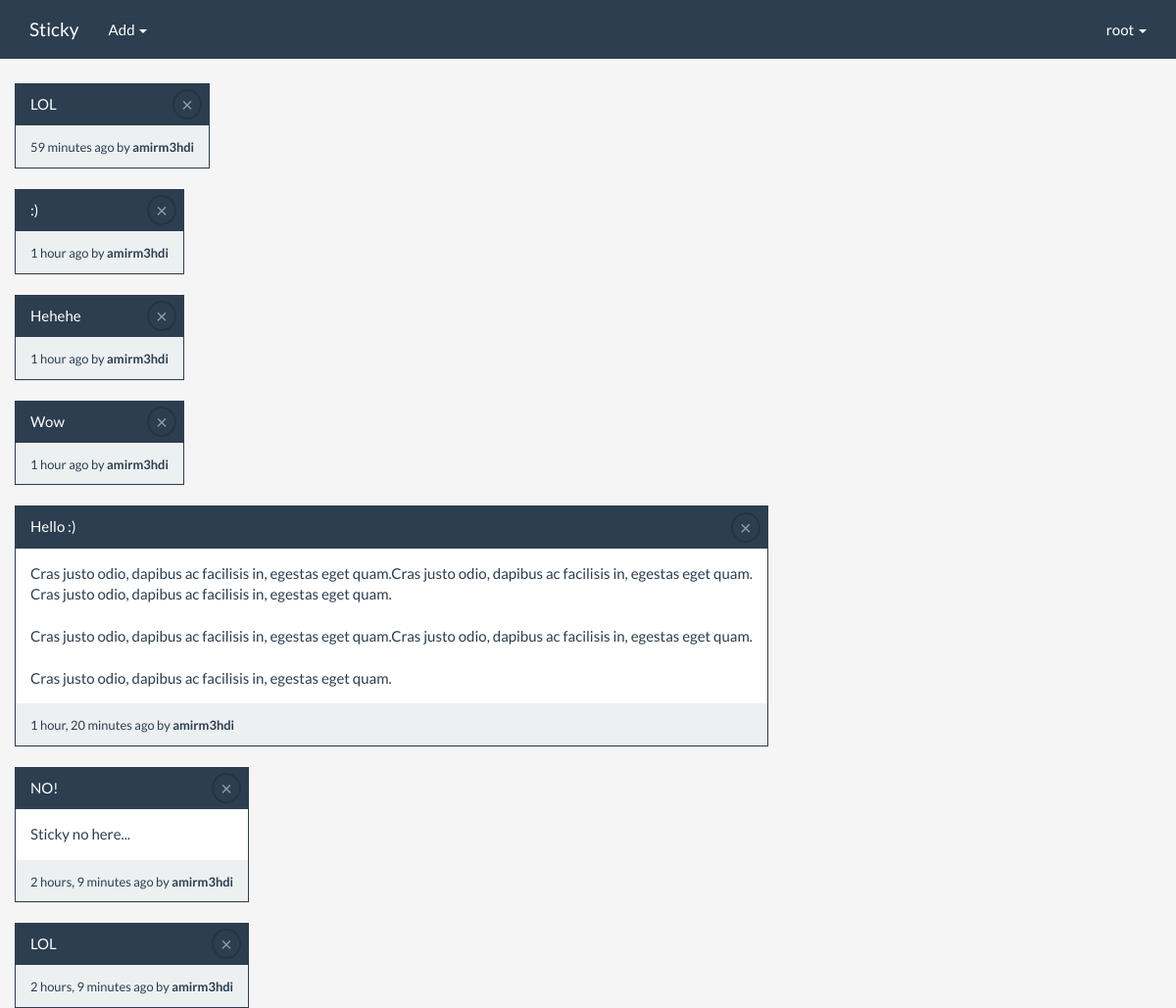
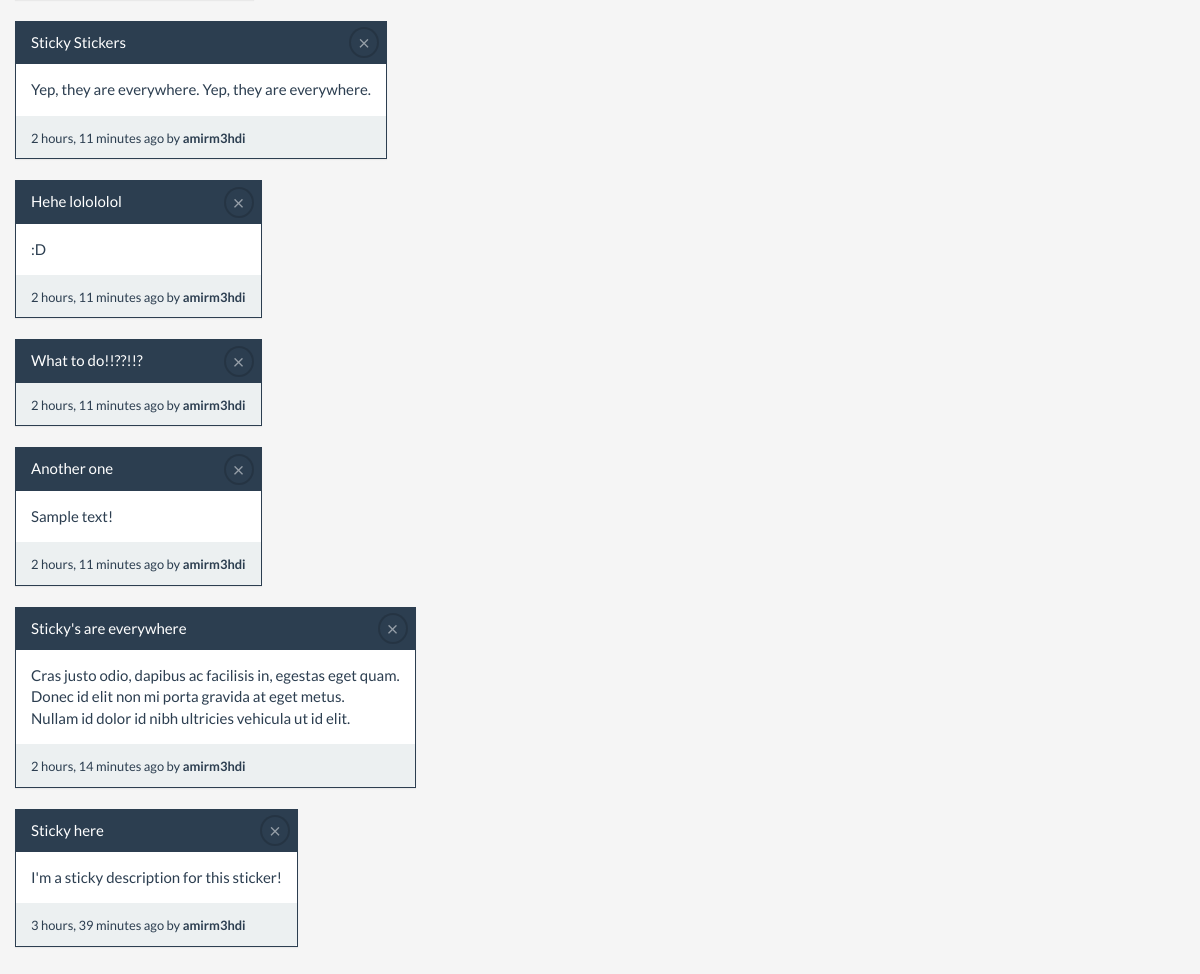
The app's page / (signed in) with its own data (2 pictures, top to bottom).
### stickers/models.py (models this page shows, shortened)
class Sticker(models.Model):
    author      = models.ForeignKey(User, on_delete=models.CASCADE)
    title       = models.CharField(max_length=200)
    color       = models.CharField(max_length=50, default='lightgrey')
    date        = models.DateTimeField(verbose_name='date created', auto_now_add=True)
    description = models.TextField()

class User(AbstractBaseUser):
    email = models.EmailField(
        verbose_name='email',
        max_length=254,
        unique=True,
        db_index=True
    )
    username = models.CharField(
        verbose_name='username',
        max_length=30,
        unique=True
    )
    date_joined = models.DateTimeField(
        verbose_name='date joined',
        auto_now_add=True,
        editable=False
    )
    objects = UserManager()
    USERNAME_FIELD = 'username'
    REQUIRED_FIELDS = ['email']
    class Meta:
        verbose_name = 'User'
        verbose_name_plural = 'Users'
        get_latest_by = 'date_joined'
        ordering = ['-date_joined', ]

### stickers/views.py (the view)
# urls.py: url(r'^$',          views.IndexView.as_view(), name='index'),
class IndexView(generic.ListView):
    template_name = 'stickers/index.html'
    context_object_name = 'latest_stickers'
    def get_queryset(self):
        return Sticker.objects.order_by('-date')[:50]

### stickers/templates/stickers/index.html (shortened to what this page needs)
{% extends "base.html" %}
{% block content %}
    {% if latest_stickers %}
        {% for sticker in latest_stickers %}
            <div class="sticker panel panel-default panel-primary" data-id="{{ sticker.id }}">
                <div class="panel-heading">
                    {{ sticker.title }}
                    <form method="post" action="{% url 'stickers:delete' %}">
                        <button type="submit" class="sticker-close btn btn-xs btn-primary pull-right">&times;</button>
                    </form>
                </div>
                {% if sticker.description %}
                    <div class="panel-body">{{ sticker.description | linebreaksbr }}</div>
                {% endif %}
                <div class="panel-footer">
                    <small>
                        {{ sticker.date | timesince }} ago by <b>{{ sticker.author.username }}</b>
                    </small>
                </div>
            </div>
        {% endfor %}
    {% else %}
        <br><br>
        <div class="text-center">
            <strong>No Stickers</strong>
            <h1 style="font-size: 10em">:-(</h1>
        </div>
    {% endif %}
{% endblock %}

### stickers/templates/base.html (shortened to what this page needs)
{% load staticfiles %}
<!DOCTYPE html>
<html lang="en">
    <head>
        <link rel="stylesheet" href="{% static 'stickers/css/bootstrap.css' %}" media="screen">
        <link rel="stylesheet" href="{% static 'stickers/css/app.css' %}" media="screen">
    </head>
    <body onload="StickerInit()">
        <div class="navbar navbar-default navbar-fixed-top">
            <div class="container">
                <div class="navbar-header">
                    <a href="{% url 'stickers:index' %}" class="navbar-brand">Sticky</a>
                </div>
                <div class="navbar-collapse collapse" id="navbar-main">
                    <ul class="nav navbar-nav">
                        {% if user.is_authenticated %}
                            <li class="dropdown">
                                <a href="#" class="dropdown-toggle" data-toggle="dropdown">Add <span class="caret"></span></a>
                            </li>
                        {% endif %}
                    </ul>
                    <ul class="nav navbar-nav navbar-right">
                        {% if user.is_authenticated %}
                            <li class="dropdown">
                                <a href="#" class="dropdown-toggle" data-toggle="dropdown">{{ user.username }} <span class="caret"></span></a>
                            </li>
                        {% endif %}
                    </ul>
                </div>
            </div>
        </div>
        <div class="container-fluid" id="page">
            {% block content %}{% endblock content %}
        </div>
    </body>
</html>

### stickers/static/stickers/css/app.css (style rules this page uses)
body { padding-top: 85px; cursor: default; background: whitesmoke; }
*, *:FOCUS, *:ACTIVE { outline: 0 !important; }
#page { height: 2500px; }
.sticker, a, button, ul { -webkit-user-select: none; -moz-user-select: none; -khtml-user-select: none; -ms-user-select: none; }
.sticker { min-width: 50px; display: table; position: relative; opacity: 0; -webkit-border-radius: 0; border-radius: 0; -webkit-transition: box-shadow 0.3s, transform 0.3s ease-in-out; transition: box-shadow 0.3s, transform 0.3s ease-in-out; }
.sticker > .panel-heading { -webkit-border-radius: 0; border-radius: 0; }
.sticker-close { width: 30px; height: 31px; margin: -26px; margin-right: -8px; border-color: rgba(0, 0, 0, 0.3); font-size: 20px; opacity: 0.5; padding: 0; line-height: 1px; -webkit-border-radius: 100%; border-radius: 100%; }

### records on screen
Sticker: title "LOL", date "59 minutes", author.username "amirm3hdi"
Sticker: title ":)", date "1 hour", author.username "amirm3hdi"
Sticker: title "Hehehe", date "1 hour", author.username "amirm3hdi"
Sticker: title "Wow", date "1 hour", author.username "amirm3hdi"
Sticker: title "Hello :)", description "Cras justo odio, dapibus ac facilisis in, egestas eget quam.Cras justo odio, dapibus ac facilisis in, egestas eget quam. Cras justo odio, dapibus ac facilisis in, egestas eget quam. Cras justo odio, dapibus ac facilisis in, egestas eget quam.Cras justo odio, dapibus ac facilisis in, egestas eget quam. Cras justo odio, dapibus ac facilisis in, egestas eget quam.", date "1 hour, 20 minutes", author.username "amirm3hdi"
Sticker: title "NO!", description "Sticky no here...", date "2 hours, 9 minutes", author.username "amirm3hdi"
Sticker: title "LOL", date "2 hours, 9 minutes", author.username "amirm3hdi"
Sticker: title "Sticky Stickers", description "Yep, they are everywhere. Yep, they are everywhere.", date "2 hours, 11 minutes", author.username "amirm3hdi"
Sticker: title "Hehe lolololol", description ":D", date "2 hours, 11 minutes", author.username "amirm3hdi"
Sticker: title "What to do!!??!!?", date "2 hours, 11 minutes", author.username "amirm3hdi"
Sticker: title "Another one", description "Sample text!", date "2 hours, 11 minutes", author.username "amirm3hdi"
Sticker: title "Sticky's are everywhere", description "Cras justo odio, dapibus ac facilisis in, egestas eget quam. Donec id elit non mi porta gravida at eget metus. Nullam id dolor id nibh ultricies vehicula ut id elit.", date "2 hours, 14 minutes", author.username "amirm3hdi"
Sticker: title "Sticky here", description "I'm a sticky description for this sticker!", date "3 hours, 39 minutes", author.username "amirm3hdi"

### other values on screen
{{ user.username }} "root"
